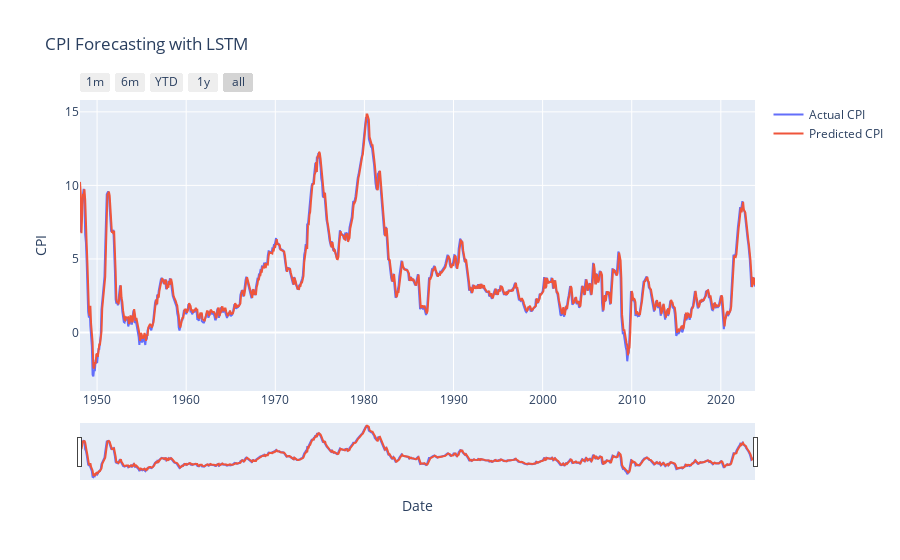

Source (notebook cell):
### Code cell
import matplotlib.pyplot as plt
%matplotlib inline
import seaborn as sns
import plotly.express as px
import plotly.graph_objs as go

# Ensure 'Date' is in datetime format
plot_data['Date'] = pd.to_datetime(plot_data['Date'])

# Create traces for Actual and Predicted CPI
trace1 = go.Scatter(x=plot_data['Date'], y=plot_data['Actual CPI'], mode='lines', name='Actual CPI')
trace2 = go.Scatter(x=plot_data['Date'], y=plot_data['Predicted CPI'], mode='lines', name='Predicted CPI')

# Layout with range selector buttons and range slider
layout = go.Layout(
    title='CPI Forecasting with LSTM',
    xaxis=dict(
        title='Date',
        rangeselector=dict(
            buttons=list([
                dict(count=1, label='1m', step='month', stepmode='backward'),
                dict(count=6, label='6m', step='month', stepmode='backward'),
                dict(count=1, label='YTD', step='year', stepmode='todate'),
                dict(count=1, label='1y', step='year', stepmode='backward'),
                dict(step='all')
            ])
        ),
        rangeslider=dict(visible=True),
        type='date'
    ),
    yaxis=dict(
        title='CPI'
    )
)

# Create figure and add traces
fig = go.Figure(data=[trace1, trace2], layout=layout)

# Show plot
fig.show()

### Figure 1 — Plotly figure (JSON) as saved in the notebook; plotly's stock layout.template omitted (floating-point values rounded to 4 significant figures; data arrays with more than 128 entries replaced by an {"elided": "..."} marker saying what was removed)
{"data": [{"mode": "lines", "name": "Actual CPI", "type": "scatter", "x": {"elided": "909 str values"}, "y": {"elided": "909 float values"}}, {"mode": "lines", "name": "Predicted CPI", "type": "scatter", "x": {"elided": "909 str values"}, "y": {"elided": "909 float values"}}], "layout": {"title": {"text": "CPI Forecasting with LSTM"}, "xaxis": {"rangeselector": {"buttons": [{"count": 1, "label": "1m", "step": "month", "stepmode": "backward"}, {"count": 6, "label": "6m", "step": "month", "stepmode": "backward"}, {"count": 1, "label": "YTD", "step": "year", "stepmode": "todate"}, {"count": 1, "label": "1y", "step": "year", "stepmode": "backward"}, {"step": "all"}]}, "rangeslider": {"visible": true}, "title": {"text": "Date"}, "type": "date"}, "yaxis": {"title": {"text": "CPI"}}}}
